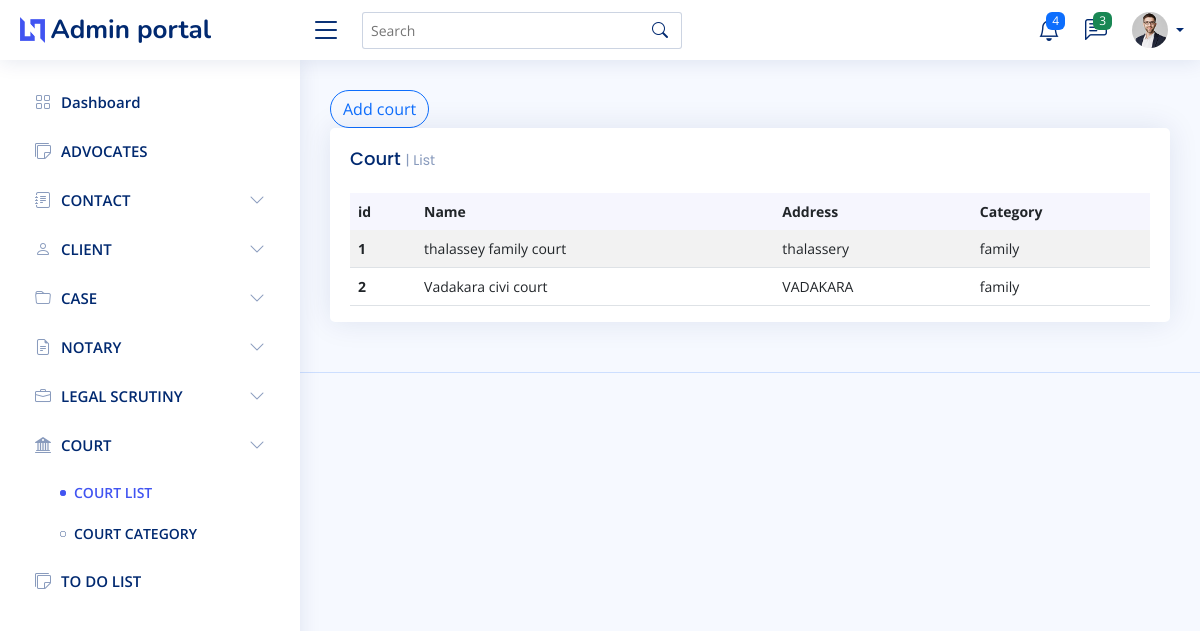
Before: /court/list with the older database file.
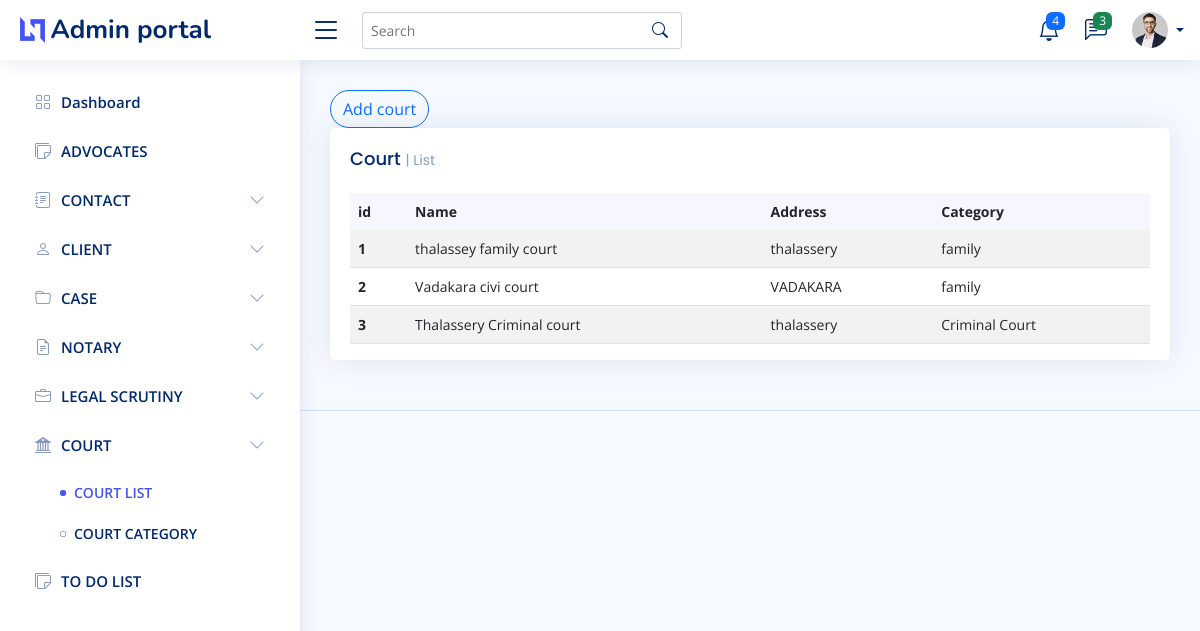
After: the same page with the newer database file.
### Admin_user/models.py (models this page shows, shortened)
class Court(models.Model):
    name=models.CharField(max_length=50)
    address=models.CharField(max_length=50)
    category=models.ForeignKey(CourtCategory,null=True, on_delete=models.SET_NULL)

class CourtCategory(models.Model):
    name=models.CharField(max_length=50)
    description=models.CharField(max_length=100)
    def __str__(self):
        return self.name

### Admin_user/views.py (the view)
# urls.py: path("court/list",court_list,name="court_list"),
def court_list(request):
    context={}
    context["court_list"]=True
    if  (request.user.is_authenticated and check_user_is_admin(request)):
        return redirect("/login")
    context["court_list"]=Court.objects.all()
    return render(request,"admin/court_list.html",context)

### templates/admin/court_list.html (shortened to what this page needs)
{% extends 'admin/main.html' %}
{% block content %}
<a type="button" class="btn btn-outline-primary rounded-pill" href="{% url 'add_court' %}">Add court</a>
<div class="col-12">
    <div class="card top-selling overflow-auto">
      <div class="card-body pb-0">
          <h5 class="card-title">Court <span>| List</span></h5>
          <table class="table table-striped">
            <thead>
              <tr>
                <th class="fw-bold" scope="col">id</th>
                <th class="fw-bold" scope="col">Name</th>
                <th class="fw-bold" scope="col">Address</th>
                <th class="fw-bold" scope="col">Category</th>
              </tr>
            </thead>
            <tbody>
              {% for i in court_list %}
              <tr>
                <th scope="row">{{i.id}}</th>
                <td>{{i.name}}</td>
                <td>{{i.address}}</td>
                <td >{{i.category}}</td>
              </tr>
              {% endfor %}
            </tbody>
          </table>
        </div>
      </div>
    </div>
{% endblock content %}

Changed rows visible on the page:
added Court: id "3", name "Thalassery Criminal court", address "thalassery", category "Criminal Court"
